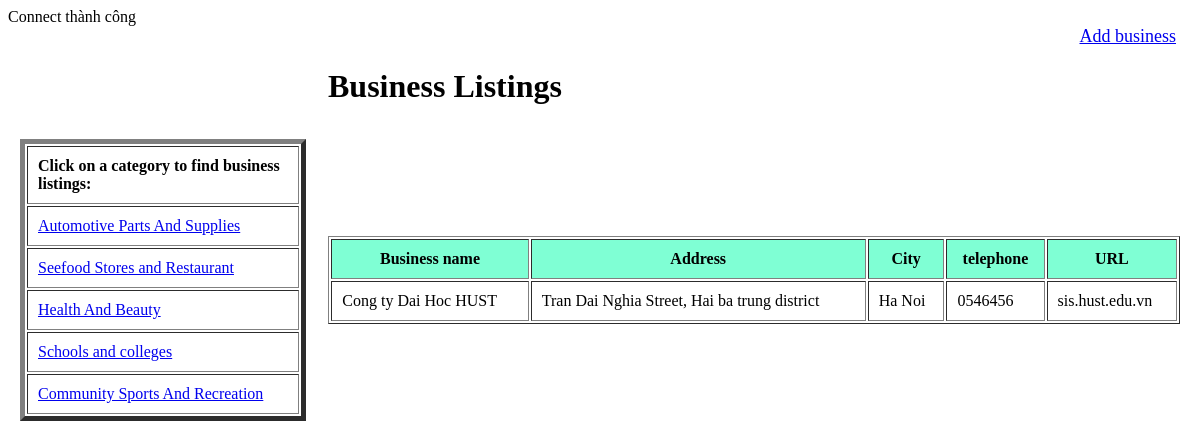
The page /lab-4/bttuan/show.php?id=HEALTH on the database its author committed.
### tables this page shows
CREATE TABLE `category` (
  `catID` varchar(100) NOT NULL,
  `title` varchar(100) NOT NULL,
  `description` text NOT NULL
);

CREATE TABLE `bsn_cat` (
  `bsnID` varchar(100) NOT NULL,
  `catID` varchar(100) NOT NULL
);

CREATE TABLE `business` (
  `bsn_name` varchar(100) NOT NULL,
  `bsn_address` varchar(100) DEFAULT NULL,
  `bsn_city` varchar(100) DEFAULT NULL,
  `bsn_phone` varchar(20) DEFAULT NULL,
  `bsn_url` varchar(100) DEFAULT NULL
);

### lab-4/bttuan/lib.php (called while the page is built, shortened)
<?php
function db_query($query_string) {
    global $conn;
    $result = mysqli_query($conn, $query_string);
    return $result;
}
function db_fetch_array($query_string) {
    $result = array();
    $mysqli_result = db_query($query_string);
    while ($row = mysqli_fetch_assoc($mysqli_result)) {
        $result[] = $row;
    }
    return $result;
}

### lab-4/bttuan/show.php (the view, shortened to what this page needs)
<?php
require 'lib.php';
$query1 = "SELECT * FROM category";
$listCat = db_fetch_array($query1);
if (isset($_GET['id'])) {
    $id = $_GET['id'];
    $query2 = "SELECT * FROM business, bsn_cat WHERE bsn_name=bsnID AND catID='$id'";
    $listBsn = db_fetch_array($query2);
} else {
    $query3 = "SELECT * FROM business";
    $listBsn = db_fetch_array($query3);
}
?>
<!DOCTYPE html>
<html lang="en">
<head>
    <link rel="stylesheet" type="text/css" href="css.css" />
</head>
<body>
    <div style="padding-right: 16px; display:flex">
        <a style="margin-left: auto; font-size: 18px;" href="addBusiness.php">Add business</a>
    </div>
    <h1>Business Listings</h1>
    <table border=0>
        <tr>
            <td>
                <table border=5 style="min-width: 242px">
                    <tr>
                        <td><strong>Click on a category to find business listings:</strong></td>
                    </tr>
                    <?php
                    foreach ($listCat as $item) {
                        echo "<tr><td><a href='show.php?id={$item['catID']}'>{$item['title']}</a></td></tr>";
                    }
                    ?>
                </table>
            </td>
            <td style="width: 74%">
                <table border=1 style="width: 100%">
                    <tr>
                        <th>Business name</th>
                        <th>Address</th>
                        <th>City</th>
                        <th>telephone</th>
                        <th>URL</th>
                    </tr>
                    <?php foreach ($listBsn as $item) { ?>
                        <tr>
                            <td><?php echo $item['bsn_name']; ?></td>
                            <td><?php echo $item['bsn_address']; ?></td>
                            <td><?php echo $item['bsn_city']; ?></td>
                            <td><?php echo $item['bsn_phone']; ?></td>
                            <td><?php echo $item['bsn_url']; ?></td>
                        </tr>
                    <?php } ?>
                </table>
            </td>
        </tr>
    </table>
</body>
</html>

### lab-4/bttuan/css.css (style rules this page uses)
tr th, tr td { padding: 10px; }
th { background-color: aquamarine; }
h1 { margin-left: 10em; }

### rows shown on the page
category: title "Automotive Parts And Supplies"
category: title "Seefood Stores and Restaurant"
category: title "Health And Beauty"
category: title "Schools and colleges"
category: title "Community Sports And Recreation"
bsn_cat: bsnID.bsn_name "Cong ty Dai Hoc HUST", bsnID.bsn_address "Tran Dai Nghia Street, Hai ba trung district", bsnID.bsn_city "Ha Noi", bsnID.bsn_phone "0546456", bsnID.bsn_url "sis.hust.edu.vn"
